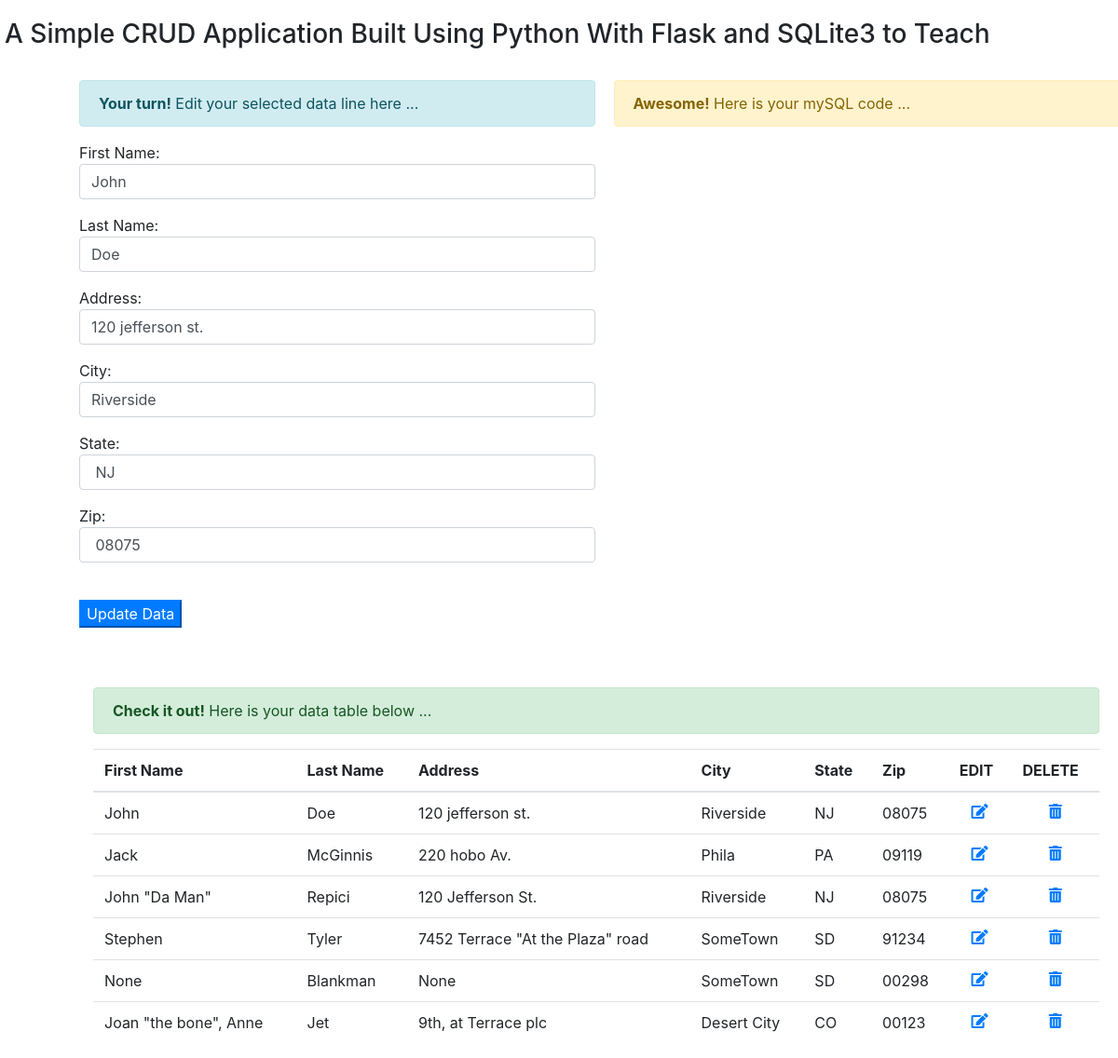
The page /query_edit?efname=John&elname=Doe on the database its author committed.
### tables this page shows
CREATE TABLE "data_table" (
"index" INTEGER,
  "first_name" VARCHAR(256),
  "last_name" VARCHAR(256),
  "address" VARCHAR(256),
  "city" VARCHAR(256),
  "state" VARCHAR(2),
  "zip" VARCHAR(5)
);

### app.py (the view)
@app.route('/query_edit',methods = ['POST', 'GET']) #this is when user clicks edit link
def sql_editlink():
    if request.method == 'GET':
        elname = request.args.get('elname')
        efname = request.args.get('efname')
        eresults = sql_query2(''' SELECT * FROM data_table where first_name = ? and last_name = ?''', (efname,elname))
    results = sql_query(''' SELECT * FROM data_table''')
    return render_template('index.html', eresults=eresults, results=results)

### functions/sqlquery.py (called while the page is built)
def sql_query(query):
    cur = conn.cursor()
    cur.execute(query)
    rows = cur.fetchall()
    return rows

def sql_query2(query,var):
    cur = conn.cursor()
    cur.execute(query,var)
    rows = cur.fetchall()
    return rows

### templates/index.html (shortened to what this page needs)
<html>
    <head>
         <link rel="stylesheet" href="https://use.fontawesome.com/releases/v5.1.0/css/all.css">
         <link rel="stylesheet" href="https://stackpath.bootstrapcdn.com/bootstrap/4.1.1/css/bootstrap.min.css">
    </head>
   <body>
        <div class ='row'>
            <div style='padding-top: 20px; padding-left:20px;'><h3>
             A Simple CRUD Application Built Using Python With Flask and SQLite3 to Teach
            </h3></div>
        </div>
        <br>
        <div class ='row'>
        {% block content %}
        {% if 'query_edit' in request.url %}
        <div style='margin-left: 100px; width: 45%;'>
        <div class="alert alert-info" role="alert">
         <strong>Your turn!</strong> Edit your selected data line here ...
        </div>
        {% for eresult in eresults %}
        <form action = "edit" method = "POST">
         <p>First Name: <input class="form-control" type = "text" name = "first_name" style='width: 100%;' value='{{eresult["first_name"]}}'/></p>
         <p>Last Name: <input class="form-control" type = "text" name = "last_name" style='width: 100%;' value='{{eresult["last_name"]}}' /></p>
         <p>Address: <input class="form-control" type = "text" name = "address" style='width: 100%;' value='{{eresult["address"]}}' /></p>
         <p>City: <input class="form-control" type = "text" name = "city" style='width: 100%;' value='{{eresult["city"]}}' /></p>
         <p>State: <input class="form-control" type ="text" name = "state" style='width: 100%;' value='{{eresult["state"]}}' /></p>
         <p>Zip: <input class="form-control" type ="text" name = "zip" style='width: 100%;' value='{{eresult["zip"]}}' /></p>
         {% endfor %}
         <br>
         <p><input class="btn-primary" type = "submit" value = "Update Data" /></p>
        </form>
        </div>
        {% endif %}
        {% endblock content %}
        <div style='margin-left: 20px; width: 45%;'>
        <div class="alert alert-warning" role="alert">
         <strong>Awesome!</strong> Here is your mySQL code ...
        </div>
        </div>
        </div>
      <br><br>
        <div class="alert alert-success" role="alert" style='width: 90%; margin-left: 100px;'>
        <strong>Check it out!</strong> Here is your data table below ...
        </div>
      <table class = 'table table-hover' style = 'margin-left: 100px; margin-right: 100px; width: 90%;'>
         <thead>
            <tr>
            <th>First Name</th>
            <th>Last Name</th>
            <th>Address</th>
            <th>City</th>
            <th>State</th>
            <th>Zip</th>
            <th>EDIT</th>
            <th>DELETE</th>
            </tr>
         </thead>
         {% for result in results %}
            <tr>
               <td>{{result["first_name"]}}</td>
               <td>{{result["last_name"]}}</td>
               <td>{{result["address"]}}</td>
               <td>{{result['city']}}</td>
               <td>{{result['state']}}</td>
               <td>{{result['zip']}}</td>
               <td align="center"><a href = "{{ url_for('sql_editlink', efname=result['first_name'], elname=result['last_name']) }}"><i class="fas fa-edit"></a></td>
               <td align="center"><a href = "{{ url_for('sql_datadelete', fname=result['first_name'], lname=result['last_name']) }}"><i class="fas fa-trash-alt"></a></td>
            </tr>
         {% endfor %}
      </table>
    </body>
</html>

### rows shown on the page
data_table: first_name "John", last_name "Doe", address "120 jefferson st.", city "Riverside", state "NJ", zip "08075"
data_table: first_name "Jack", last_name "McGinnis", address "220 hobo Av.", city "Phila", state "PA", zip "09119"
data_table: first_name "John \"Da Man\"", last_name "Repici", address "120 Jefferson St.", city "Riverside", state "NJ", zip "08075"
data_table: first_name "Stephen", last_name "Tyler", address "7452 Terrace \"At the Plaza\" road", city "SomeTown", state "SD", zip "91234"
data_table: first_name "None", last_name "Blankman", address "None", city "SomeTown", state "SD", zip "00298"
data_table: first_name "Joan \"the bone\", Anne", last_name "Jet", address "9th, at Terrace plc", city "Desert City", state "CO", zip "00123"
